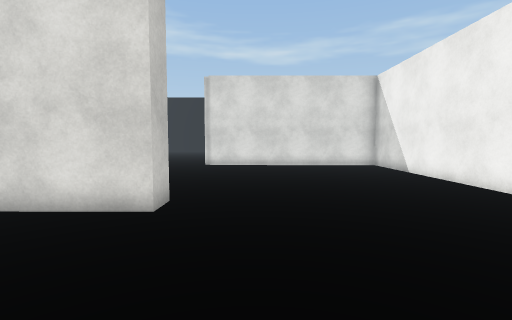
[1] (above)

24 first-person views from a walk through a Unity game level. The camera is 1.4 m above the floor, tilts 4° down and sees 85° across. The floor is counted in squares, 1 m on a side. Each view is taken from the middle of a square. On the plan, view 1 faces up. The plan holds only what a view shows up to about 14 squares ahead; the rest is blank. The player is left out. Surface patterns are stand-ins for the level's own textures.

[2]
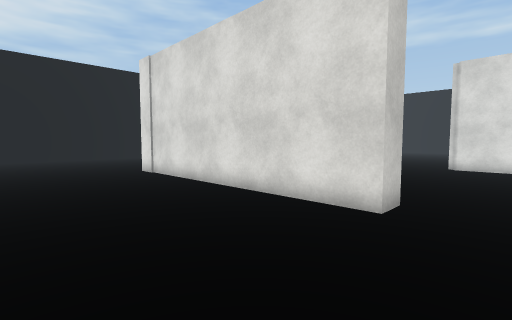

[3]
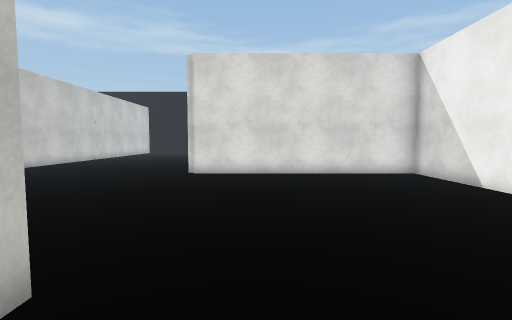

[4]
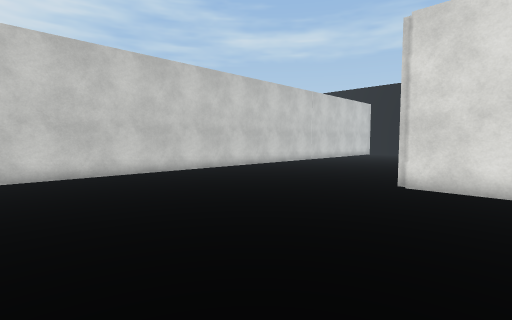

[5]
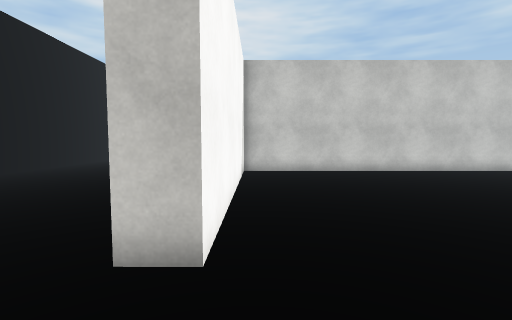

[6]
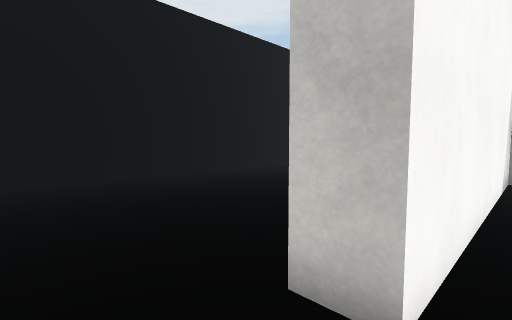

[7]
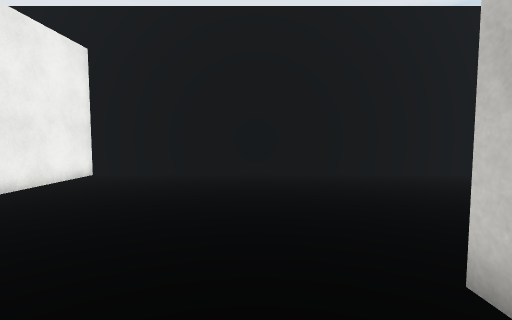

[8]
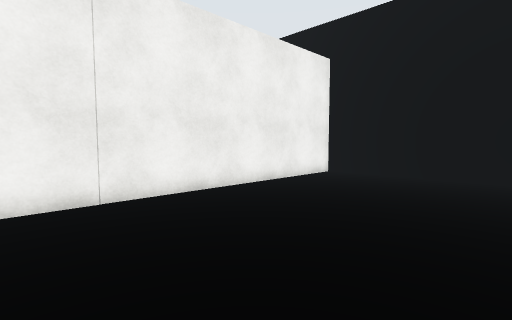

[9]
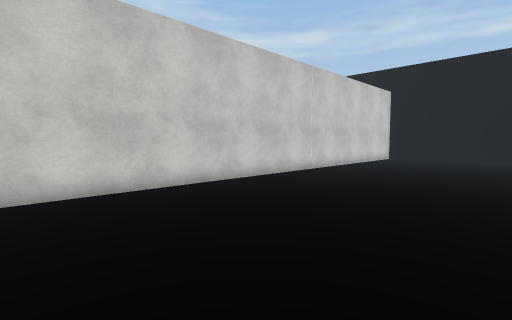

[10]
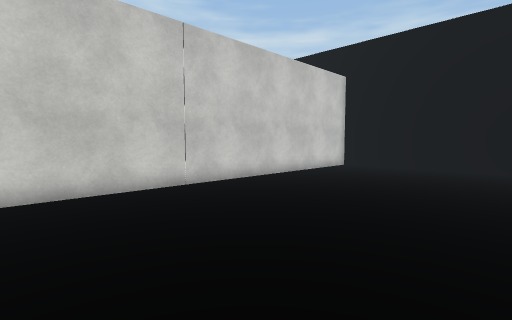

[11]
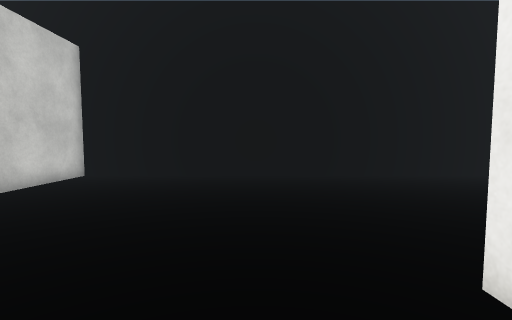

[12]
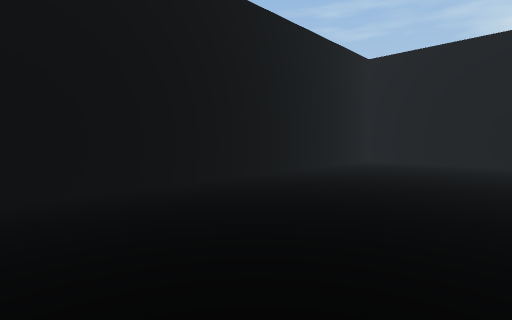

[13]
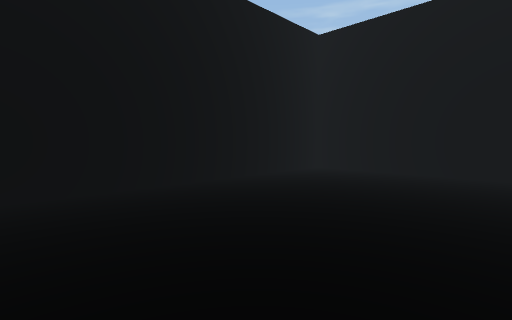

[14]
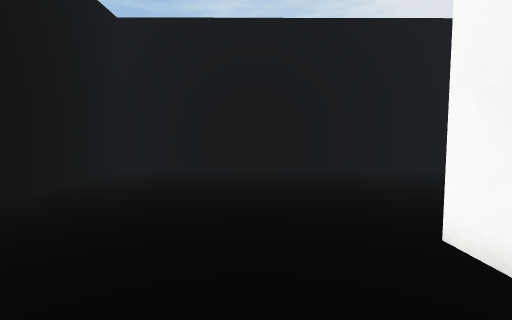

[15]
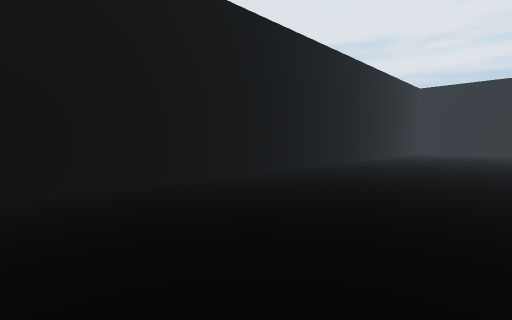

[16]
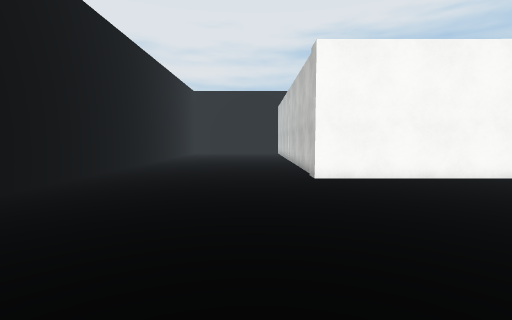

[17]
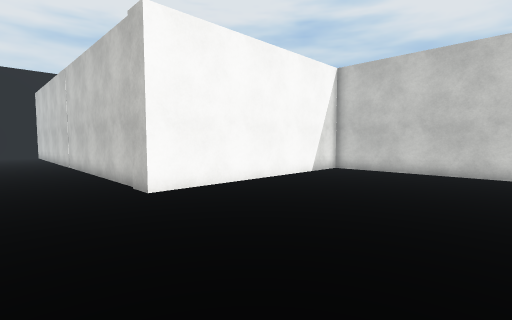

[18]
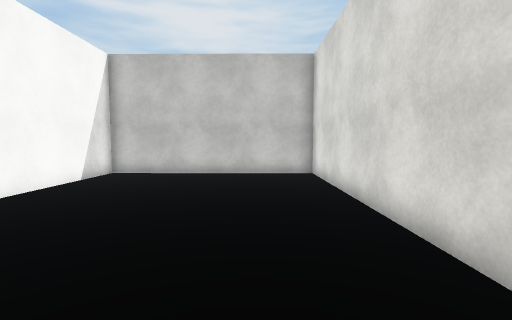

[19]
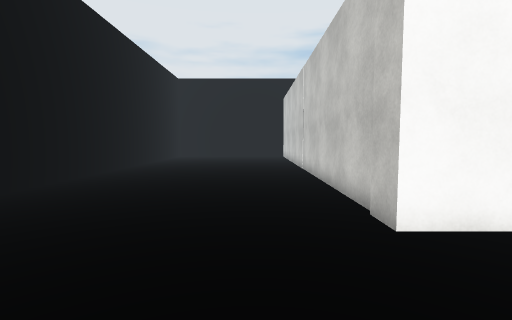

[20]
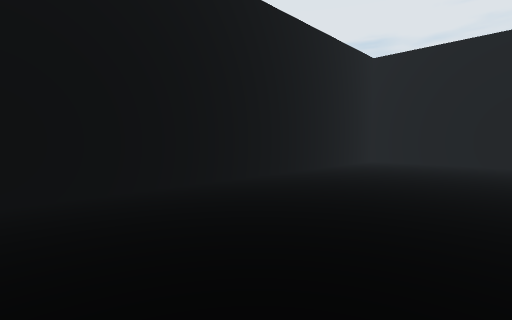

[21]
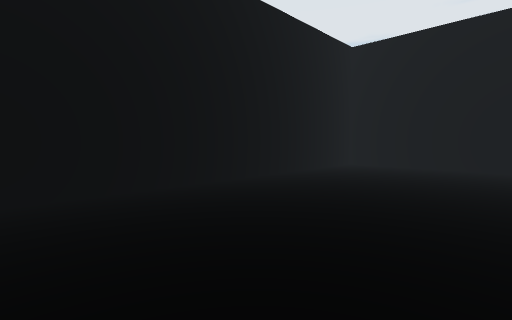

[22]
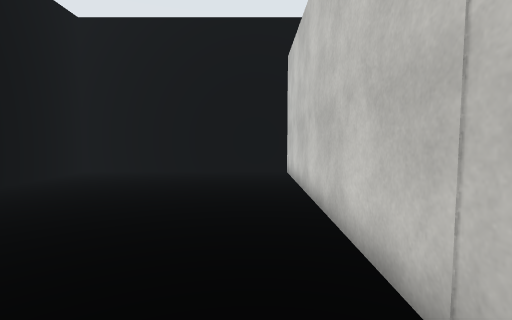

[23]
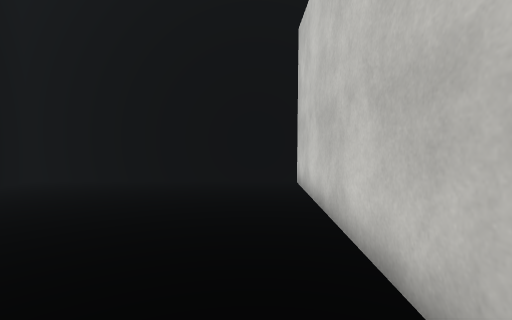

[24]
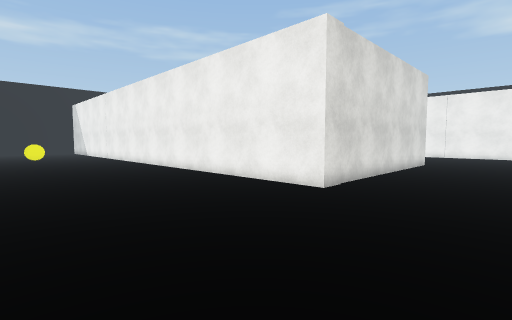

### Floor plan
Points are (right, up) in squares from view 1. A wall is a line through its corners. A room is listed if a view was taken in it or the views show most of it. See-through windows are left out.
Room 1 (views 1, 2, 3, 4, 5, 6, 7, 8, 9, 10, 11, 12, 13, 14, 15, 16, 17, 18, 19, 20, 21, 22, 23, 24)
walls: (7.5, 25.4) (-1.9, 25.4) (-2, 16.8) (7.7, 16.8) (7.6, -3.3); (6.7, 26.4) (7.9, 26.4); (6.6, -3.3) (6.7, 15.8) (-2.7, 15.8); (-13.1, -3.5) (16.7, -3.5) (16.5, 35) (-11.8, 35) (-11.8, 6.4) (-2, 6.4) (-2, 5.4) (-12.8, 5.4) (-12.8, 13.8)

Positions as (right, up) in squares from view 1, and headings:
1: (0, 0), facing up
2: (0, 0), facing up-left
3: (0, 4), facing up
4: (0, 7), facing up-left
5: (1, 7), facing left
6: (0, 7), facing down-left
7: (0, 8), facing down
8: (0, 8), facing down-right
9: (-4, 13), facing up-left
10: (-4, 20), facing up-left
11: (-5, 24), facing up
12: (-2, 27), facing up-right
13: (4, 27), facing up-right
14: (4, 29), facing right
15: (8, 29), facing down-right
16: (10, 27), facing down
17: (11, 24), facing down-left
18: (10, 23), facing left
19: (10, 21), facing down
20: (9, 15), facing down-right
21: (9, 12), facing down-right
22: (9, 9), facing down
23: (9, 6), facing down
24: (-20, 1), facing up-right
